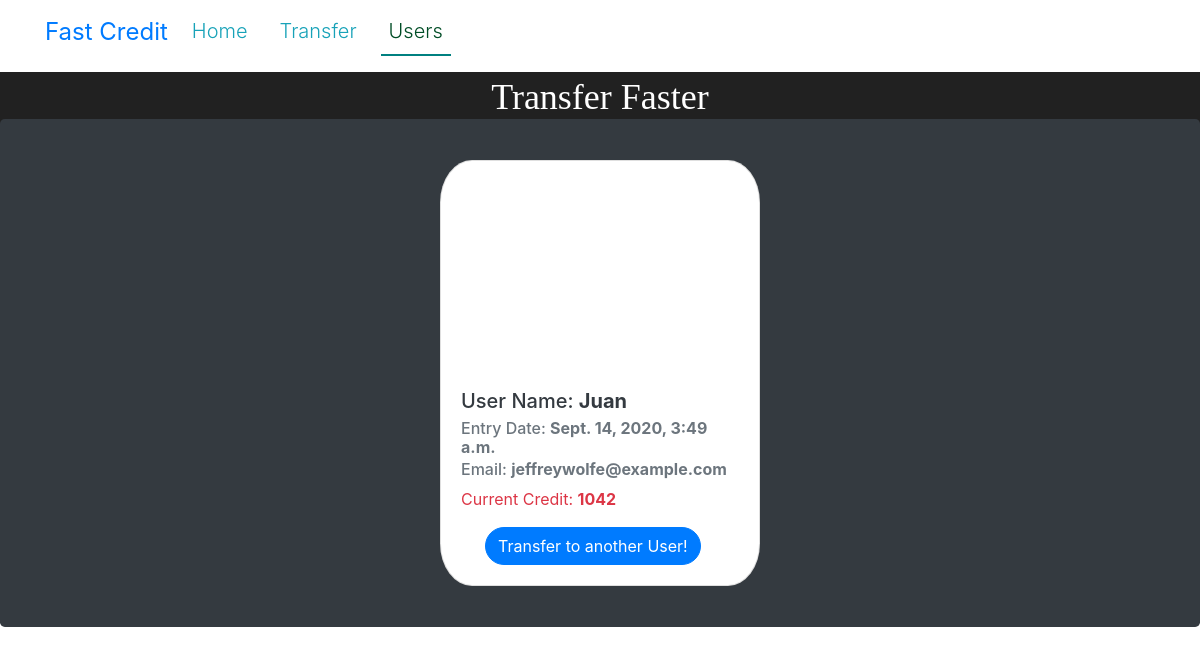
The page /users/1 on the database as committed earlier.
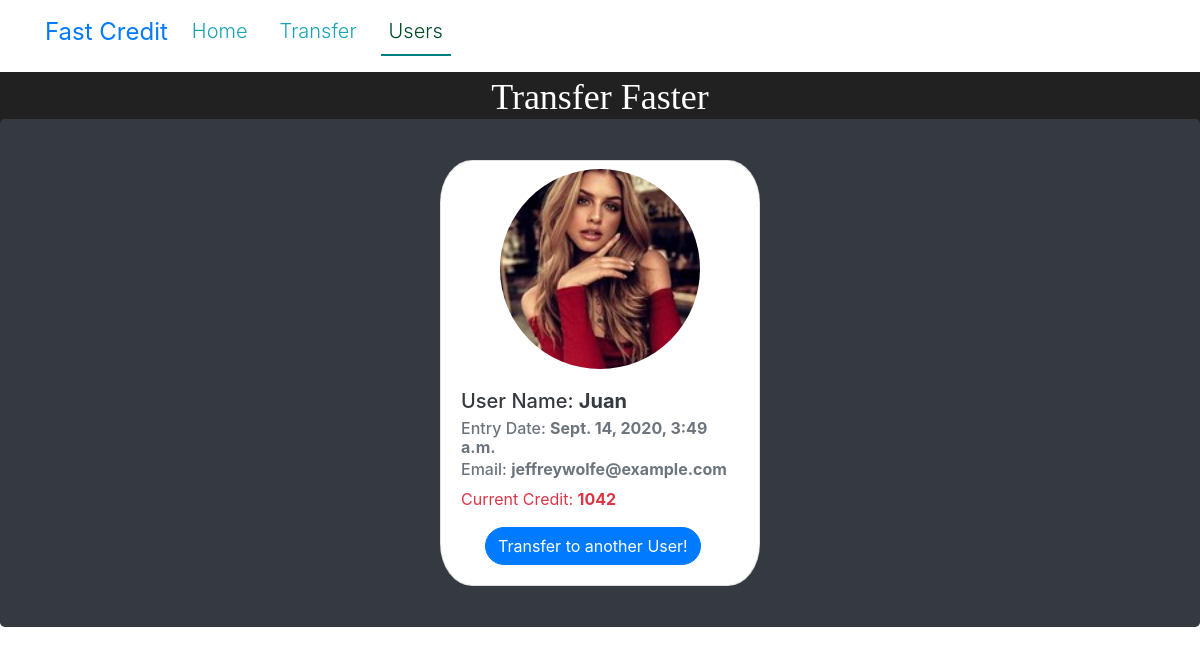
The same page on the database as committed later.
### creditApp/models.py (models this page shows, shortened)
class User_table(models.Model):
    username = models.CharField(max_length=200)
    email = models.EmailField()
    currentCredit = models.IntegerField()
    date_added = models.DateTimeField(default=datetime.now , blank= True)
    id = models.AutoField(primary_key=True)
    image = models.ImageField(upload_to="photos/%Y/%m/%d")

### creditApp/views.py (the view)
# urls.py: path('<int:id>',views.get_individual,name='individual'),
def  get_individual(request,id):
    individual = get_object_or_404(User_table,pk=id)
    context={
        'individual': individual
    }
    return render(request,'creditApp/individual.html',context=context)

### creditApp/templates/creditApp/individual.html
{% extends 'creditApp/base.html'%}
{% block content %}
<div class="jumbotron  bg-dark " style="margin: -2% 0% -3% 0%;">
    <div class="card mx-auto" style="width: 20rem;margin: -2% 0% -2% 0%;border-radius: 10%; ">
        <div class="rec-circle mx-auto mt-2">
            <img  src="{{individual.image.url}}" class="card-img-top " alt="">
        </div>
        <div class="card-body">
          <h5 class="card-title text-dark " >User Name: <span class="font-weight-bolder">{{individual.username}}</span></h5>
          <h6 class="card-subtitle mb-2 text-muted">Entry Date: <span  class="font-weight-bolder">{{individual.date_added}}</span></h6>
          <h6 class="card-subtitle mb-2 text-muted">Email:  <span class="font-weight-bolder">{{individual.email}}</span></h6>
          <p class="card-text text-danger ">Current Credit: <span  class="font-weight-bolder" >{{individual.currentCredit}}</span></p>
          <a href="# " class="btn btn-primary mx-4 rounded-pill lead">Transfer to another User!</a>
        </div>
      </div>
</div>
{% endblock %}

Rows that differ between the two databases and show on the page:
changed User_table "Juan": image: picture added
